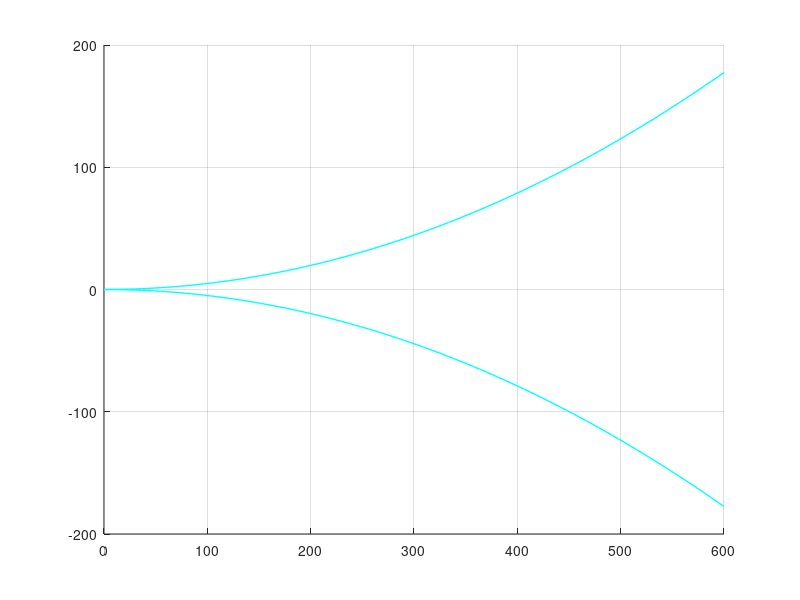

MATLAB code to generate this figure: (Note: this script raises an error after producing the figure.)
% V-n diagram
close all; clear all; clc;

g = 9.81;
c = 7.08/12; % feet
WS = 3.5;                 % lb/ft^2
rho = 0.00230; % slugs/ft^3
Cl_max = 1.3642;
Cn_max = Cl_max*1.1;
CL3 = 4.15;
Kc = 33;                  
Ude = 12;
Ude2 = 6;                 % fps
V = linspace(0,600, 100); 

% Kg and mug
mug = 2 * (WS / (rho * c * g * CL3));
Kg = 0.88 * (mug / (5.3 + mug));

% nlims
nlimpos = 3;
nlimneg = -0.4 * nlimpos;

% nults
nultpos = 1.5*nlimpos;
nultneg = 1.5*nlimneg;

% Stall and Cruise
Vstall = sqrt(2 * (WS / (rho * Cn_max)));
Vcruise_min = Kc*sqrt(WS);
Vdive_min = 1.25 * Vcruise_min;
Va = Vstall * sqrt(nlimpos);

% Stall lines
n = 0.5 .* rho .* V.^2 .* Cn_max .* (1/WS);
n_neg = -n;

% Gust lines
nlimgustC = 1 + ((Kg.*Ude.*V.*CL3)./(498 .* WS));
nlimgustCneg = 1 - ((Kg.*Ude.*V.*CL3)./(498 .* WS));
nlimgustD = 1 + ((Kg.*Ude2.*V.*CL3)./(498 .* WS));
nlimgustDneg = 1 - ((Kg.*Ude2.*V.*CL3)./(498 .* WS));







% Plot 
figure; hold on; grid on;
plot(V, n, 'c', 'LineWidth', 1);
plot(V, n_neg, 'c','LineWidth', 1);
yline(nlimpos, '--', 'LineWidth', 1);
yline(nlimneg, '--', 'LineWidth', 1);
yline(nultpos, '--m', 'LineWidth', 1);
yline(nultneg, '--m', 'LineWidth', 1);
plot(V, nlimgustC, '--g', 'LineWidth', 1);
plot(V, nlimgustCneg, '--g', 'LineWidth', 1);
plot(V, nlimgustD, '--b', 'LineWidth', 1);
plot(V, nlimgustDneg, '--b', 'LineWidth', 1);
plot(Vcruise_min, 0, 'yo', 'MarkerFaceColor','y');
plot(Vstall, 0, 'ko', 'MarkerFaceColor', 'k');
plot(Vdive_min, 0, 'bo', 'MarkerFaceColor', 'b');
%plot(Va, 0, 'ko', 'MarkerFaceColor', 'k');
title('V-n Diagram');
xlabel('V (ft/s)');
ylabel('n (Loading Factor)');
ylim([-2 4]);
text(V(end), n(end), ' Stall +', 'Color','b', 'HorizontalAlignment','right');
text(V(end), n_neg(end), ' Stall -', 'Color','b', 'HorizontalAlignment','right');
text(V(end), nlimgustC(end), ' Gust C +', 'Color','r', 'HorizontalAlignment','right');
text(V(end), nlimgustCneg(end), ' Gust C -', 'Color','r', 'HorizontalAlignment','right');
text(V(end), nlimgustD(end), ' Gust D +', 'Color','g', 'HorizontalAlignment','right');
text(V(end), nlimgustDneg(end), ' Gust D -', 'Color','g', 'HorizontalAlignment','right');
text(10, nlimpos, ' nlim positive', 'Color','k');
text(10, nlimneg, ' nlim negagive', 'Color','k');
text(10, nultpos, ' nult positive', 'Color','m');
text(10, nultneg, ' nult negative', 'Color','m');


diff2 = nlimgustCneg - nultneg;
idx2 = find(diff2 .* circshift(diff2,-1) <= 0, 1);   % where signs change
V_int2 = V(idx2);
n_int2 = nlimgustCneg(idx2);
xline(V_int2, 'm--', 'LineWidth', 1.5);

diff3 = nlimgustDneg - nultneg;
idx3 = find(diff3 .* circshift(diff3,-1) <= 0, 1);   % where signs change
V_int3 = V(idx3);
n_int3 = nlimgustDneg(idx3);
xline(V_int3, 'm--', 'LineWidth', 1.5);
